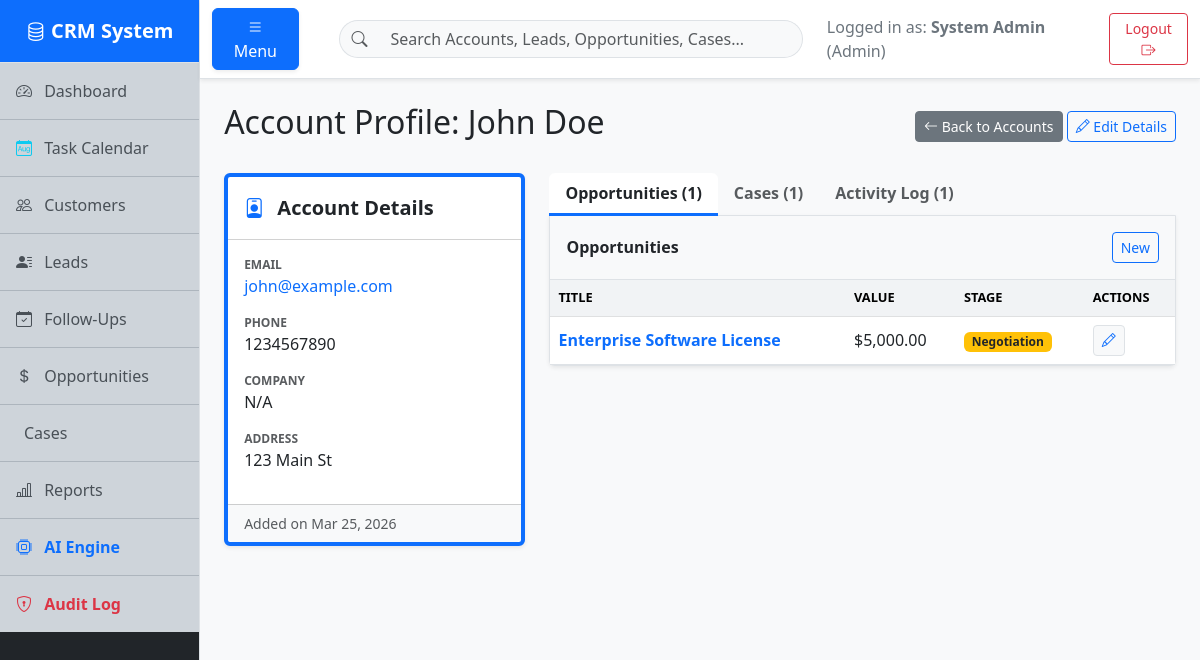
The app's page /pages/customer_view.php?id=1 (signed in) with its own data.
### tables this page shows
CREATE TABLE IF NOT EXISTS Customers (
    id INT AUTO_INCREMENT PRIMARY KEY,
    first_name VARCHAR(50) NOT NULL,
    last_name VARCHAR(50) NOT NULL,
    email VARCHAR(100) NOT NULL UNIQUE,
    phone VARCHAR(20) NOT NULL,
    address TEXT,
    created_at TIMESTAMP DEFAULT CURRENT_TIMESTAMP
);

CREATE TABLE IF NOT EXISTS Deals (
    id INT AUTO_INCREMENT PRIMARY KEY,
    customer_id INT NOT NULL,
    title VARCHAR(150) NOT NULL,
    value DECIMAL(10, 2) NOT NULL,
    stage ENUM('Prospect', 'Negotiation', 'Closed Won', 'Closed Lost') DEFAULT 'Prospect',
    expected_close_date DATE,
    created_at TIMESTAMP DEFAULT CURRENT_TIMESTAMP,
    FOREIGN KEY (customer_id) REFERENCES Customers(id) ON DELETE CASCADE
);

### pages/customer_view.php (the view, shortened to what this page needs)
<?php
require '../config/db.php';
include '../includes/header.php';
$id = $_GET['id'] ?? 0;
try {
    $stmt = $pdo->prepare("SELECT * FROM Customers WHERE id = ?");
    $stmt->execute([$id]);
    $customer = $stmt->fetch();
    $stmt = $pdo->prepare("SELECT * FROM Deals WHERE customer_id = ? ORDER BY created_at DESC");
    $stmt->execute([$id]);
    $deals = $stmt->fetchAll();
    $stmt = $pdo->prepare("CALL get_customer_tickets(?)");
    $stmt->execute([$id]);
    $tickets = $stmt->fetchAll();
    $stmt = $pdo->prepare("SELECT * FROM Interactions WHERE customer_id = ? ORDER BY interaction_date DESC");
    $stmt->execute([$id]);
    $interactions = $stmt->fetchAll();
} catch(PDOException $e) {
    die("<div class='container mt-5'><div class='alert alert-danger'>Error: " . $e->getMessage() . "</div></div>");
}
?>
<div class="row mb-4">
    <div class="col-12 d-flex justify-content-between align-items-center">
        <h2>Account Profile: <?= htmlspecialchars($customer['first_name'] . ' ' . $customer['last_name']) ?></h2>
        <div>
            <a href="customers.php" class="btn btn-secondary btn-sm"><i class="bi bi-arrow-left"></i> Back to Accounts</a>
            <a href="customer_edit.php?id=<?= $id ?>" class="btn btn-outline-primary btn-sm"><i class="bi bi-pencil"></i> Edit Details</a>
        </div>
    </div>
</div>
<div class="row">
    <div class="col-lg-4 mb-4">
        <div class="card shadow-sm h-100 border-top border-primary border-4">
            <div class="card-header bg-white fw-bold fs-5 py-3"><i class="bi bi-person-badge text-primary me-2"></i> Account Details</div>
            <div class="card-body">
                <div class="mb-3">
                    <small class="text-muted d-block text-uppercase fw-bold" style="font-size:0.75rem;">Email</small>
                    <a href="mailto:<?= htmlspecialchars($customer['email']) ?>" class="text-decoration-none"><?= htmlspecialchars($customer['email']) ?></a>
                </div>
                <div class="mb-3">
                    <small class="text-muted d-block text-uppercase fw-bold" style="font-size:0.75rem;">Phone</small>
                    <span><?= htmlspecialchars($customer['phone']) ?></span>
                </div>
                <div class="mb-3">
                    <small class="text-muted d-block text-uppercase fw-bold" style="font-size:0.75rem;">Company</small>
                    <span><?= htmlspecialchars($customer['company'] ?? 'N/A') ?></span>
                </div>
                <div class="mb-3">
                    <small class="text-muted d-block text-uppercase fw-bold" style="font-size:0.75rem;">Address</small>
                    <span><?= nl2br(htmlspecialchars($customer['address'])) ?></span>
                </div>
            </div>
            <div class="card-footer bg-light text-muted small">
                Added on <?= date('M d, Y', strtotime($customer['created_at'])) ?>
            </div>
        </div>
    </div>
    <div class="col-lg-8">
        <ul class="nav nav-tabs border-bottom-0" id="myTab" role="tablist">
          <li class="nav-item" role="presentation">
            <button class="nav-link active fw-bold text-dark border-top-0 border-start-0 border-end-0 border-primary border-3" id="deals-tab" data-bs-toggle="tab" data-bs-target="#deals" type="button" role="tab">Opportunities (<?= count($deals) ?>)</button>
          </li>
          <li class="nav-item" role="presentation">
            <button class="nav-link fw-bold text-muted border-0" id="tickets-tab" data-bs-toggle="tab" data-bs-target="#tickets" type="button" role="tab" onclick="this.classList.remove('text-muted'); this.classList.add('text-dark', 'border-bottom', 'border-primary', 'border-3'); document.getElementById('deals-tab').classList.remove('border-bottom', 'border-primary', 'text-dark'); document.getElementById('interaction-tab').classList.remove('border-bottom', 'border-primary', 'text-dark');">Cases (<?= count($tickets) ?>)</button>
          </li>
          <li class="nav-item" role="presentation">
            <button class="nav-link fw-bold text-muted border-0" id="interaction-tab" data-bs-toggle="tab" data-bs-target="#interactions" type="button" role="tab" onclick="this.classList.remove('text-muted'); this.classList.add('text-dark', 'border-bottom', 'border-primary', 'border-3'); document.getElementById('deals-tab').classList.remove('border-bottom', 'border-primary', 'text-dark'); document.getElementById('tickets-tab').classList.remove('border-bottom', 'border-primary', 'text-dark');">Activity Log (<?= count($interactions) ?>)</button>
          </li>
        </ul>
        <div class="tab-content border p-0 bg-white shadow-sm mb-4 rounded-bottom" id="myTabContent">
          <div class="tab-pane fade show active" id="deals" role="tabpanel">
            <div class="p-3 bg-light border-bottom d-flex justify-content-between align-items-center">
                <h6 class="mb-0 fw-bold">Opportunities</h6>
                <a href="deal_add.php?customer_id=<?= $id ?>" class="btn btn-sm btn-outline-primary">New</a>
            </div>
            <div class="table-responsive">
                <table class="table table-hover align-middle mb-0">
                    <thead class="table-light text-uppercase" style="font-size:0.8rem;"><tr><th>Title</th><th>Value</th><th>Stage</th><th>Actions</th></tr></thead>
                    <tbody>
                        <?php foreach($deals as $d): ?>
                        <tr>
                            <td class="fw-bold text-primary"><?= htmlspecialchars($d['title']) ?></td>
                            <td>$<?= number_format($d['value'], 2) ?></td>
                            <td>
                                <?php
                                $badge = 'secondary';
                                if($d['stage'] == 'Negotiation') $badge = 'warning text-dark';
                                ?>
                                <span class="badge bg-<?= $badge ?>"><?= htmlspecialchars($d['stage']) ?></span>
                            </td>
                            <td><a href="deal_edit.php?id=<?= $d['id'] ?>" class="btn btn-sm btn-light border text-primary"><i class="bi bi-pencil"></i></a></td>
                        </tr>
                        <?php endforeach; ?>
                    </tbody>
                </table>
            </div>
          </div>
        </div>
    </div>
</div>
<?php include '../includes/footer.php'; ?>

### css/style.css (style rules this page uses)
body { background-color: #f8f9fc; }
.table th { background-color: #f1f3f5; }

### records on screen
customers: first_name+last_name "John Doe", email "john@example.com", phone "1234567890", address "123 Main St", created_at "Mar 25, 2026"
deals: title "Enterprise Software License", value "5,000.00", stage "Negotiation"

### other values on screen
$_SESSION['user_name'] "System Admin"
$_SESSION['user_role'] "Admin"
$customer['company'] "N/A"
count($deals) "1"
count($tickets) "1"
count($interactions) "1"
